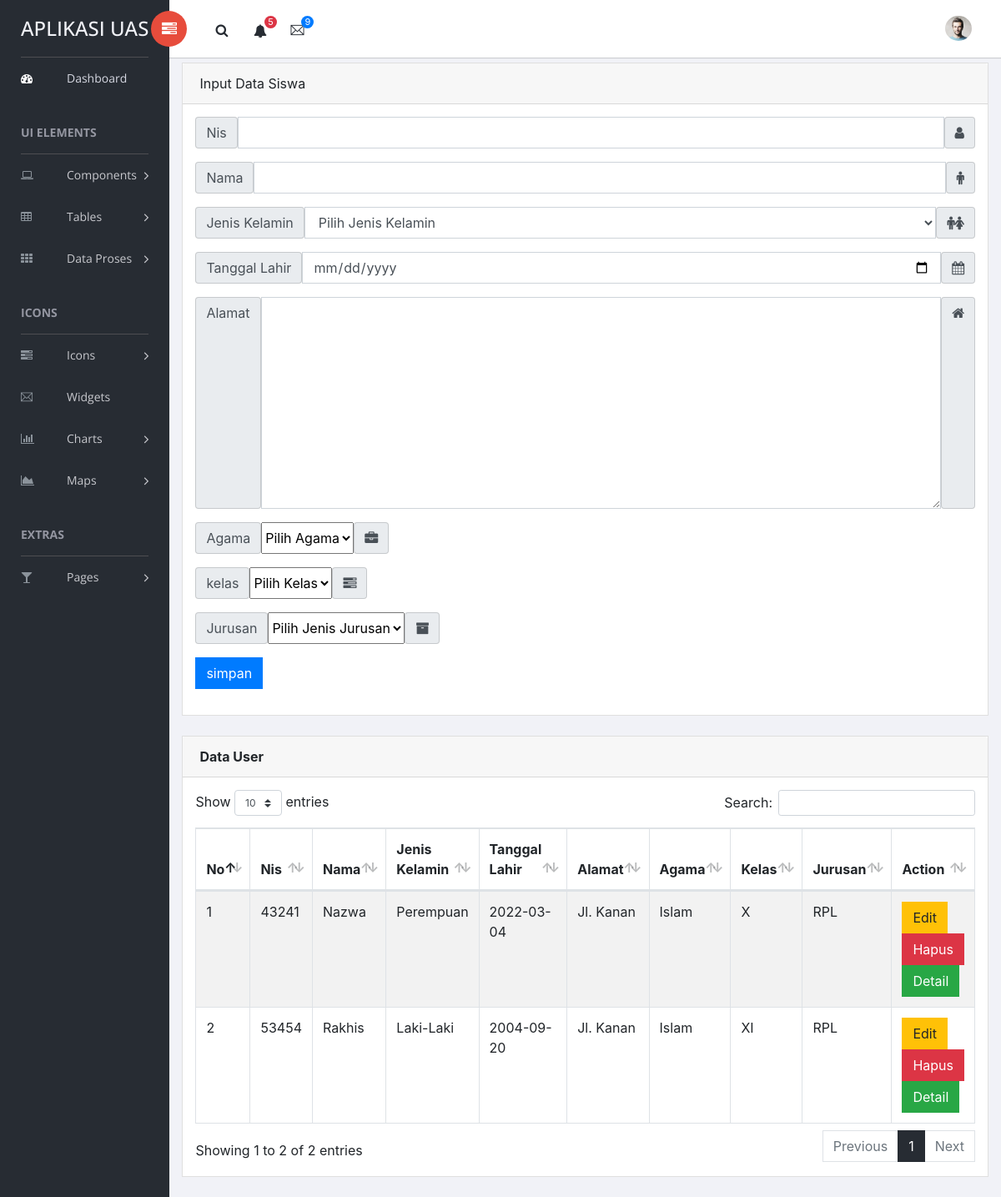
The app's page /dashboard.php?siswa with its own data.
### tables this page shows
CREATE TABLE `tb_siswa` (
  `kd_siswa` int(11) NOT NULL,
  `nis` varchar(15) NOT NULL,
  `nama` varchar(50) NOT NULL,
  `jk` varchar(15) NOT NULL,
  `tgl_lahir` date NOT NULL,
  `alamat` text NOT NULL,
  `agama` varchar(15) NOT NULL,
  `kelas` varchar(5) NOT NULL,
  `jurusan` varchar(15) NOT NULL
);

### siswa.php (the view, shortened to what this page needs)
<?php
include "koneksi.php";
?>
<div class="col-lg-12">
    <div class="card">
        <div class="card-header">Input Data Siswa</div>
        <div class="card-body card-block">
            <form action="" method="post" class="">
                <div class="form-group">
                    <div class="input-group">
                        <div class="input-group-addon">Nis</div>
                        <input type="number" id="username3" name="nis" value="<?= @$edit['nis'] ?>" class="form-control">
                        <div class="input-group-addon"><i class="fa fa-user"></i></div>
                    </div>
                </div>
                <div class="form-group">
                    <div class="input-group">
                        <div class="input-group-addon">Nama</div>
                        <input type="text" id="email3" name="nama" value="<?= @$edit['nama'] ?>" class="form-control">
                        <div class="input-group-addon"><i class="fa fa-male"></i></div>
                    </div>
                </div>
                <div class="form-group">
                    <div class="input-group">
                        <div class="input-group-addon">Jenis Kelamin</div>
                        <select id="jk" name="jk" class="form-control">
                            <option value="#">Pilih Jenis Kelamin</option>
                        </select>
                        <div class="input-group-addon"><i class="fa fa-male"></i><i class="fa fa-female"></i></div>
                    </div>
                </div>
                <div class="form-group">
                    <div class="input-group">
                        <div class="input-group-addon">Tanggal Lahir</div>
                        <input type="date" id="username3" name="tgl_lahir" value="<?= @$edit['tgl_lahir'] ?>" class="form-control">
                        <div class="input-group-addon"><i class="fa fa-calendar"></i></div>
                    </div>
                </div>
                <div class="form-group">
                    <div class="input-group">
                        <div class="input-group-addon">Alamat</div>
                        <textarea name="alamat" id="alamat" value="<?= @$edit['alamat'] ?>" cols="20" rows="10" class="form-control"><?= @$edit['alamat'] ?></textarea>
                        <div class="input-group-addon"><i class="fa fa-home"></i></div>
                    </div>
                </div>
                <div class="form-group">
                    <div class="input-group">
                        <div class="input-group-addon">Agama</div>
                        <select id="agama" name="agama">
                            <option value="#">Pilih Agama</option>
                        </select>
                        <div class="input-group-addon"><i class="fa fa-briefcase"></i></div>
                    </div>
                </div>
                <div class="form-group">
                    <div class="input-group">
                        <div class="input-group-addon">kelas</div>
                        <select id="kelas" name="kelas">
                            <option value="#">Pilih Kelas</option>
                        </select>
                        <div class="input-group-addon"><i class="fa fa-tasks"></i></div>
                    </div>
                </div>
                <div class="form-group">
                    <div class="input-group">
                        <div class="input-group-addon">Jurusan</div>
                        <select id="jurusan" name="jurusan">
                            <option value="#">Pilih Jenis Jurusan</option>
                        </select>
                        <div class="input-group-addon"><i class="fa fa-archive"></i></div>
                    </div>
                </div>
                <div class="form-actions form-group">
                    <?php
                    if (isset($_GET['edit'])) { ?>
                        <input type="submit" name="update" value="update" class="btn btn-success">
                    <?php } else { ?>
                        <input type="submit" name="simpan" value="simpan" class="btn btn-primary">
                    <?php } ?>
                </div>
            </form>
        </div>
    </div>
</div>
<div class="col-md-12">
    <div class="card">
        <div class="card-header">
            <strong class="card-title">Data User</strong>
        </div>
        <div class="card-body">
            <table id="bootstrap-data-table-export" class="table table-striped table-bordered">
                <thead>
                    <tr>
                        <th>No</th>
                        <th>Nis</th>
                        <th>Nama</th>
                        <th>Jenis Kelamin</th>
                        <th>Tanggal Lahir</th>
                        <th>Alamat</th>
                        <th>Agama</th>
                        <th>Kelas</th>
                        <th>Jurusan</th>
                        <th>Action</th>
                    </tr>
                </thead>
                <tbody>
                    <?php
                    $sql = mysqli_query($con, "select * from tb_siswa order by nis asc");
                    $no = 0;
                    while ($data = mysqli_fetch_array($sql)) {
                        $no++;
                    ?>
                        <tr>
                            <td><?= $no ?></td>
                            <td><?= $data['nis'] ?></td>
                            <td><?= $data['nama'] ?></td>
                            <td><?= $data['jk'] ?></td>
                            <td><?= $data['tgl_lahir'] ?></td>
                            <td><?= $data['alamat'] ?></td>
                            <td><?= $data['agama'] ?></td>
                            <td><?= $data['kelas'] ?></td>
                            <td><?= $data['jurusan'] ?></td>
                            <td><a href="?siswa&edit&id=<?= $data['kd_siswa'] ?>" class="btn btn-warning">Edit</a>
                                <a href="?siswa&hapus&id=<?= $data['kd_siswa'] ?>" class="btn btn-danger">Hapus</a>
                                <a href="?siswa&detail&id=<?= $data['kd_siswa'] ?>" class="btn btn-success">Detail</a>
                            </td>
                        </tr>
                    <?php } ?>
                </tbody>
            </table>
        </div>
    </div>
</div>

### records on screen
tb_siswa: nis "43241", nama "Nazwa", jk "Perempuan", tgl_lahir "2022-03-04", alamat "Jl. Kanan", agama "Islam", kelas "X", jurusan "RPL"
tb_siswa: nis "53454", nama "Rakhis", jk "Laki-Laki", tgl_lahir "2004-09-20", alamat "Jl. Kanan", agama "Islam", kelas "XI", jurusan "RPL"
